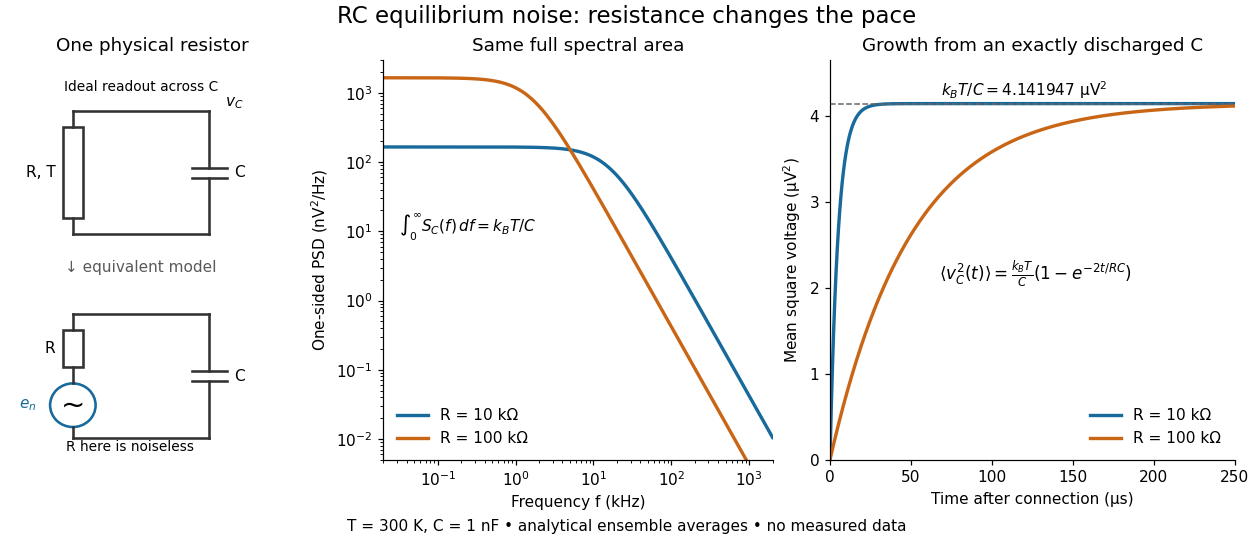

This chart was generated by the following Python code:
"""Original RC noise-equilibrium comparison; Python 3.14, NumPy 2.3, Matplotlib 3.10.

Run from _media; writes this script's basename with a .png extension.
"""
from pathlib import Path

import matplotlib.pyplot as plt
from matplotlib.patches import Circle, Rectangle
import numpy as np


def wire(ax, x, y):
    ax.plot(x, y, color="#333333", linewidth=1.7)


def resistor(ax, x, bottom, top, label):
    wire(ax, [x, x], [bottom, bottom + .22])
    wire(ax, [x, x], [top - .22, top])
    ax.add_patch(Rectangle((x - .13, bottom + .22), .26, top - bottom - .44,
                           facecolor="white", edgecolor="#333333", linewidth=1.7))
    ax.text(x - .23, (top + bottom) / 2, label, ha="right", va="center")


def capacitor(ax, x, bottom, top):
    mid = (top + bottom) / 2
    wire(ax, [x, x], [bottom, mid - .07])
    wire(ax, [x, x], [mid + .07, top])
    for y in [mid - .07, mid + .07]:
        wire(ax, [x - .23, x + .23], [y, y])
    ax.text(x + .32, mid, "C", va="center")


def main():
    k_b, temperature, capacitance = 1.380649e-23, 300, 1e-9
    equilibrium = k_b * temperature / capacitance
    plt.rcParams.update({"font.size": 10, "axes.spines.top": False,
                         "axes.spines.right": False})
    fig = plt.figure(figsize=(11.4, 4.9), layout="constrained", facecolor="white")
    grid = fig.add_gridspec(1, 3, width_ratios=[.95, 1.25, 1.3])
    ax = fig.add_subplot(grid[0])
    ax.set(xlim=(-.1, 3.8), ylim=(-.2, 5.3), title="One physical resistor")
    ax.axis("off")
    for base in [2.9, .1]:
        top = base + 1.7
        wire(ax, [.8, 2.6], [top, top])
        wire(ax, [.8, 2.6], [base, base])
        capacitor(ax, 2.6, base, top)
        if base > 1:
            resistor(ax, .8, base, top, "R, T")
            ax.text(2.8, top, r"$v_C$", va="bottom")
        else:
            resistor(ax, .8, base + .75, top, "R")
            wire(ax, [.8, .8], [base, base + .15])
            ax.add_patch(Circle((.8, base + .45), .3, edgecolor="#176a9b",
                                facecolor="white", linewidth=1.7))
            ax.text(.8, base + .45, "~", ha="center", va="center", fontsize=19)
            ax.text(.32, base + .45, r"$e_n$", ha="right", va="center", color="#176a9b")
            ax.text(1.55, -.08, "R here is noiseless", ha="center", fontsize=9)
    ax.text(1.7, 2.38, "↓ equivalent model", ha="center", color=".35")
    ax.text(1.7, 4.87, "Ideal readout across C", ha="center", fontsize=9)
    frequency = np.geomspace(20, 2e6, 1800)
    time = np.linspace(0, 250e-6, 1000)
    spectral = fig.add_subplot(grid[1])
    growth = fig.add_subplot(grid[2])
    for resistance, color in [(1e4, "#176a9b"), (1e5, "#c96616")]:
        tau = resistance * capacitance
        psd = 4 * k_b * temperature * resistance / (1 + (2 * np.pi * frequency * tau) ** 2)
        label = f"R = {resistance / 1000:g} kΩ"
        spectral.loglog(frequency / 1000, psd * 1e18, color=color, linewidth=2.2, label=label)
        growth.plot(time * 1e6, equilibrium * (-np.expm1(-2 * time / tau)) * 1e12,
                    color=color, linewidth=2.2, label=label)
    spectral.set(xlabel="Frequency f (kHz)", ylabel=r"One-sided PSD ($\mathrm{nV^2/Hz}$)",
                 title="Same full spectral area", xlim=(.02, 2000), ylim=(.005, 3000))
    spectral.legend(frameon=False, loc="lower left")
    spectral.text(.04, .57, r"$\int_0^\infty S_C(f)\,df=k_BT/C$", transform=spectral.transAxes,
                  bbox={"facecolor": "white", "edgecolor": "none", "pad": 3})
    growth.axhline(equilibrium * 1e12, color=".4", linestyle="--", linewidth=1)
    growth.text(120, 4.23, r"$k_BT/C = 4.141947\ \mathrm{\mu V^2}$", fontsize=10, ha="center")
    growth.set(xlabel="Time after connection (µs)", ylabel=r"Mean square voltage ($\mathrm{\mu V^2}$)",
               title="Growth from an exactly discharged C", xlim=(0, 250), ylim=(0, 4.65))
    growth.legend(frameon=False, loc="lower right")
    growth.text(.27, .45, r"$\langle v_C^2(t)\rangle=\frac{k_BT}{C}(1-e^{-2t/RC})$",
                transform=growth.transAxes, fontsize=11)
    fig.suptitle("RC equilibrium noise: resistance changes the pace", fontsize=15)
    fig.supxlabel("T = 300 K, C = 1 nF • analytical ensemble averages • no measured data", fontsize=10)
    fig.savefig(Path(__file__).stem + ".png", dpi=110, facecolor="white")


if __name__ == "__main__":
    main()
